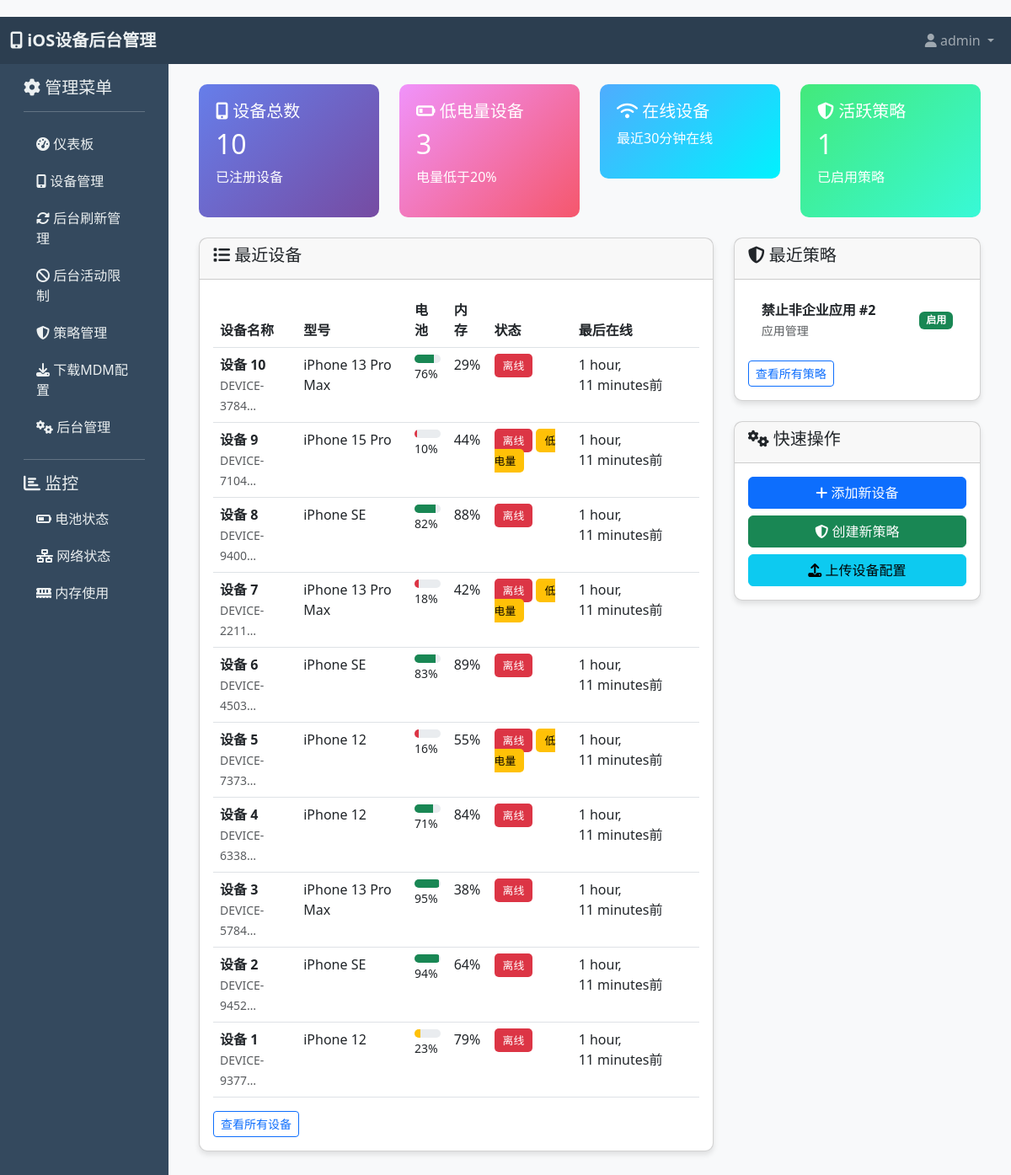
The page /dashboard/ (signed in) on the database its author committed.
### devices/models.py (models this page shows, shortened)
class Device(models.Model):
    name = models.CharField(max_length=200, verbose_name="设备名称")
    udid = models.CharField(max_length=100, unique=True, verbose_name="设备唯一标识")
    model = models.CharField(max_length=100, blank=True, verbose_name="设备型号")
    os_version = models.CharField(max_length=50, blank=True, verbose_name="操作系统版本")
    battery_level = models.IntegerField(default=0, verbose_name="电池电量 (%)")
    battery_health = models.CharField(max_length=50, blank=True, verbose_name="电池健康状态")
    memory_usage = models.IntegerField(default=0, verbose_name="内存使用率 (%)")
    storage_used = models.FloatField(default=0, verbose_name="已用存储 (GB)")
    storage_total = models.FloatField(default=0, verbose_name="总存储 (GB)")
    network_status = models.CharField(max_length=50, blank=True, verbose_name="网络状态")
    last_seen = models.DateTimeField(auto_now=True, verbose_name="最后在线时间")
    background_app_refresh_enabled = models.BooleanField(default=True, verbose_name="启用后台应用刷新")
    background_activity_restricted = models.BooleanField(default=False, verbose_name="限制后台活动")
    low_power_mode = models.BooleanField(default=False, verbose_name="低电量模式")
    owner = models.ForeignKey(User, on_delete=models.CASCADE, null=True, blank=True, verbose_name="所有者")
    enrolled = models.BooleanField(default=False, verbose_name="已注册MDM")
    enrollment_date = models.DateTimeField(null=True, blank=True, verbose_name="注册日期")
    created_at = models.DateTimeField(auto_now_add=True)
    updated_at = models.DateTimeField(auto_now=True)
    class Meta:
        verbose_name = "设备"
        verbose_name_plural = "设备"
        ordering = ['-last_seen']

### policies/models.py (models this page shows, shortened)
class Policy(models.Model):
    POLICY_TYPES = [
        ('background_refresh', '后台应用刷新'),
        ('background_activity', '后台活动限制'),
        ('power_saving', '省电模式'),
        ('network_restriction', '网络限制'),
        ('app_management', '应用管理'),
    ]
    name = models.CharField(max_length=200, verbose_name="策略名称")
    policy_type = models.CharField(max_length=50, choices=POLICY_TYPES, verbose_name="策略类型")
    description = models.TextField(blank=True, verbose_name="描述")
    configuration = models.JSONField(default=dict, verbose_name="配置参数")
    devices = models.ManyToManyField(Device, blank=True, related_name='policies', verbose_name="应用设备")
    apply_to_all = models.BooleanField(default=False, verbose_name="应用到所有设备")
    enabled = models.BooleanField(default=True, verbose_name="启用")
    schedule_start = models.DateTimeField(null=True, blank=True, verbose_name="开始时间")
    schedule_end = models.DateTimeField(null=True, blank=True, verbose_name="结束时间")
    created_at = models.DateTimeField(auto_now_add=True)
    updated_at = models.DateTimeField(auto_now=True)
    class Meta:
        verbose_name = "策略"
        verbose_name_plural = "策略"
        ordering = ['-created_at']

### dashboard/views.py (the view)
# urls.py: path('dashboard/', views.dashboard_view, name='dashboard'),
@login_required
def dashboard_view(request):
    devices = Device.objects.filter(owner=request.user).order_by('-last_seen')
    total_devices = devices.count()
    timezone_now_minus_30min = timezone.now() - timedelta(minutes=30)
    devices_low_battery = devices.filter(battery_level__lt=20).count()
    devices_offline = devices.filter(last_seen__lt=timezone_now_minus_30min).count()
    policies = Policy.objects.filter(enabled=True)
    context = {
        'total_devices': total_devices,
        'devices_low_battery': devices_low_battery,
        'devices_offline': devices_offline,
        'devices': devices[:10],  # 最近10台设备
        'policies': policies[:5],  # 最近5个策略
        'timezone_now_minus_30min': timezone_now_minus_30min,
    }
    return render(request, 'dashboard/index.html', context)

### dashboard/templates/dashboard/index.html (shortened to what this page needs)
{% extends "dashboard/base.html" %}
{% block content %}
<div class="row mb-4">
    <div class="col-md-3">
        <div class="stat-card">
            <h5><i class="fas fa-mobile-alt"></i> 设备总数</h5>
            <h2>{{ total_devices }}</h2>
            <p>已注册设备</p>
        </div>
    </div>
    <div class="col-md-3">
        <div class="stat-card" style="background: linear-gradient(135deg, #f093fb 0%, #f5576c 100%);">
            <h5><i class="fas fa-battery-quarter"></i> 低电量设备</h5>
            <h2>{{ devices_low_battery }}</h2>
            <p>电量低于20%</p>
        </div>
    </div>
    <div class="col-md-3">
        <div class="stat-card" style="background: linear-gradient(135deg, #4facfe 0%, #00f2fe 100%);">
            <h5><i class="fas fa-wifi"></i> 在线设备</h5>
            <p>最近30分钟在线</p>
        </div>
    </div>
    <div class="col-md-3">
        <div class="stat-card" style="background: linear-gradient(135deg, #43e97b 0%, #38f9d7 100%);">
            <h5><i class="fas fa-shield-alt"></i> 活跃策略</h5>
            <h2>{{ policies|length }}</h2>
            <p>已启用策略</p>
        </div>
    </div>
</div>
<div class="row">
    <div class="col-md-8">
        <div class="card">
            <div class="card-header">
                <h5><i class="fas fa-list"></i> 最近设备</h5>
            </div>
            <div class="card-body">
                <div class="table-responsive">
                    <table class="table table-hover">
                        <thead>
                            <tr>
                                <th>设备名称</th>
                                <th>型号</th>
                                <th>电池</th>
                                <th>内存</th>
                                <th>状态</th>
                                <th>最后在线</th>
                            </tr>
                        </thead>
                        <tbody>
                            {% for device in devices %}
                            <tr>
                                <td>
                                    <strong>{{ device.name }}</strong><br>
                                    <small class="text-muted">{{ device.udid|truncatechars:12 }}</small>
                                </td>
                                <td>{{ device.model }}</td>
                                <td>
                                    <div class="progress" style="height: 10px;">
                                        <div class="progress-bar {% if device.battery_level < 20 %}bg-danger{% elif device.battery_level < 50 %}bg-warning{% else %}bg-success{% endif %}"
                                             role="progressbar" style="width: {{ device.battery_level }}%;">
                                        </div>
                                    </div>
                                    <small>{{ device.battery_level }}%</small>
                                </td>
                                <td>{{ device.memory_usage }}%</td>
                                <td>
                                    {% if device.last_seen > timezone_now_minus_30min %}
                                    <span class="device-status status-online">在线</span>
                                    {% else %}
                                    <span class="device-status status-offline">离线</span>
                                    {% endif %}
                                    {% if device.battery_level < 20 %}
                                    <span class="device-status status-low-battery">低电量</span>
                                    {% endif %}
                                </td>
                                <td>{{ device.last_seen|timesince }}前</td>
                            </tr>
                            {% empty %}
                            <tr>
                                <td colspan="6" class="text-center">暂无设备数据</td>
                            </tr>
                            {% endfor %}
                        </tbody>
                    </table>
                </div>
                <a href="{% url 'devices' %}" class="btn btn-outline-primary btn-sm">查看所有设备</a>
            </div>
        </div>
    </div>
    <div class="col-md-4">
        <div class="card">
            <div class="card-header">
                <h5><i class="fas fa-shield-alt"></i> 最近策略</h5>
            </div>
            <div class="card-body">
                <ul class="list-group list-group-flush">
                    {% for policy in policies %}
                    <li class="list-group-item d-flex justify-content-between align-items-center">
                        <div>
                            <strong>{{ policy.name }}</strong><br>
                            <small class="text-muted">{{ policy.get_policy_type_display }}</small>
                        </div>
                        <span class="badge {% if policy.enabled %}bg-success{% else %}bg-secondary{% endif %}">
                            {% if policy.enabled %}启用{% else %}禁用{% endif %}
                        </span>
                    </li>
                    {% empty %}
                    <li class="list-group-item text-center">暂无策略</li>
                    {% endfor %}
                </ul>
                <a href="{% url 'policies' %}" class="btn btn-outline-primary btn-sm mt-3">查看所有策略</a>
            </div>
        </div>
        <div class="card mt-4">
            <div class="card-header">
                <h5><i class="fas fa-cogs"></i> 快速操作</h5>
            </div>
            <div class="card-body">
                <div class="d-grid gap-2">
                    <a href="{% url 'devices' %}" class="btn btn-primary">
                        <i class="fas fa-plus"></i> 添加新设备
                    </a>
                    <a href="{% url 'policies' %}" class="btn btn-success">
                        <i class="fas fa-shield-alt"></i> 创建新策略
                    </a>
                    <a href="/admin/devices/device/add/" class="btn btn-info" target="_blank">
                        <i class="fas fa-upload"></i> 上传设备配置
                    </a>
                </div>
            </div>
        </div>
    </div>
</div>
{% endblock %}

### dashboard/templates/dashboard/base.html (shortened to what this page needs)
<!DOCTYPE html>
<html lang="zh-CN">
<head>
    <link href="https://cdn.jsdelivr.net/npm/bootstrap@5.3.0-alpha1/dist/css/bootstrap.min.css" rel="stylesheet">
    <link rel="stylesheet" href="https://cdnjs.cloudflare.com/ajax/libs/font-awesome/6.4.0/css/all.min.css">
</head>
<body>
    <nav class="navbar navbar-expand-lg navbar-dark">
        <div class="container-fluid">
            <a class="navbar-brand" href="{% url 'dashboard' %}">
                <i class="fas fa-mobile-alt"></i> iOS设备后台管理
            </a>
            <div class="collapse navbar-collapse" id="navbarNav">
                <ul class="navbar-nav ms-auto">
                    {% if user.is_authenticated %}
                    <li class="nav-item dropdown">
                        <a class="nav-link dropdown-toggle" href="#" id="userDropdown" role="button" data-bs-toggle="dropdown">
                            <i class="fas fa-user"></i> {{ user.username }}
                        </a>
                    </li>
                    {% endif %}
                </ul>
            </div>
        </div>
    </nav>
    <div class="container-fluid">
        <div class="row">
            {% if user.is_authenticated %}
            <div class="col-md-2 sidebar">
                <div class="p-3">
                    <h5><i class="fas fa-cog"></i> 管理菜单</h5>
                    <hr style="background-color: #ecf0f1;">
                    <a href="{% url 'dashboard' %}"><i class="fas fa-tachometer-alt"></i> 仪表板</a>
                    <a href="{% url 'devices' %}"><i class="fas fa-mobile-alt"></i> 设备管理</a>
                    <a href="{% url 'background_refresh_management' %}"><i class="fas fa-sync-alt"></i> 后台刷新管理</a>
                    <a href="{% url 'background_activity_management' %}"><i class="fas fa-ban"></i> 后台活动限制</a>
                    <a href="{% url 'policies' %}"><i class="fas fa-shield-alt"></i> 策略管理</a>
                    <a href="{% url 'generate_mdm_profile' %}"><i class="fas fa-download"></i> 下载MDM配置</a>
                    <a href="/admin/" target="_blank"><i class="fas fa-cogs"></i> 后台管理</a>
                    <hr style="background-color: #ecf0f1;">
                    <h5><i class="fas fa-chart-bar"></i> 监控</h5>
                    <a href="#"><i class="fas fa-battery-half"></i> 电池状态</a>
                    <a href="#"><i class="fas fa-network-wired"></i> 网络状态</a>
                    <a href="#"><i class="fas fa-memory"></i> 内存使用</a>
                </div>
            </div>
            {% endif %}
            <div class="{% if user.is_authenticated %}col-md-10{% else %}col-md-12{% endif %}">
                <div class="p-4">
                    {% block content %}
                    {% endblock %}
                </div>
            </div>
        </div>
    </div>
</body>
</html>

### dashboard/templates/dashboard/base.html (style rules this page uses)
body { background-color: #f8f9fa; padding-top: 20px; }
.navbar { background-color: #2c3e50; }
.navbar-brand { color: #ecf0f1; font-weight: bold; }
.sidebar { background-color: #34495e; color: #ecf0f1; min-height: calc(100vh - 70px); }
.sidebar a { color: #ecf0f1; text-decoration: none; padding: 10px 15px; display: block; }
.card { border-radius: 10px; box-shadow: 0 4px 6px rgba(0,0,0,0.1); margin-bottom: 20px; }
.stat-card { background: linear-gradient(135deg, #667eea 0%, #764ba2 100%); color: white; padding: 20px; border-radius: 10px; }
.device-status { padding: 5px 10px; border-radius: 5px; font-size: 0.8rem; }
.status-offline { background-color: #dc3545; color: white; }
.status-low-battery { background-color: #ffc107; color: black; }

### rows shown on the page
Device: name "设备 10", udid "DEVICE-3784…", model "iPhone 13 Pro Max", battery_level "76", memory_usage "29", shows "离线", last_seen "1 hour, 11 minutes"
Device: name "设备 9", udid "DEVICE-7104…", model "iPhone 15 Pro", battery_level "10", memory_usage "44", shows "离线", shows "低电量", last_seen "1 hour, 11 minutes"
Device: name "设备 8", udid "DEVICE-9400…", model "iPhone SE", battery_level "82", memory_usage "88", shows "离线", last_seen "1 hour, 11 minutes"
Device: name "设备 7", udid "DEVICE-2211…", model "iPhone 13 Pro Max", battery_level "18", memory_usage "42", shows "离线", shows "低电量", last_seen "1 hour, 11 minutes"
Device: name "设备 6", udid "DEVICE-4503…", model "iPhone SE", battery_level "83", memory_usage "89", shows "离线", last_seen "1 hour, 11 minutes"
Device: name "设备 5", udid "DEVICE-7373…", model "iPhone 12", battery_level "16", memory_usage "55", shows "离线", shows "低电量", last_seen "1 hour, 11 minutes"
Device: name "设备 4", udid "DEVICE-6338…", model "iPhone 12", battery_level "71", memory_usage "84", shows "离线", last_seen "1 hour, 11 minutes"
Device: name "设备 3", udid "DEVICE-5784…", model "iPhone 13 Pro Max", battery_level "95", memory_usage "38", shows "离线", last_seen "1 hour, 11 minutes"
Device: name "设备 2", udid "DEVICE-9452…", model "iPhone SE", battery_level "94", memory_usage "64", shows "离线", last_seen "1 hour, 11 minutes"
Device: name "设备 1", udid "DEVICE-9377…", model "iPhone 12", battery_level "23", memory_usage "79", shows "离线", last_seen "1 hour, 11 minutes"
Policy: name "禁止非企业应用 #2", policy_type "应用管理", enabled "启用"

### other values the page prints
{{ user.username }} "admin"
{{ total_devices }} "10"
{{ devices_low_battery }} "3"
{{ policies|length }} "1"
